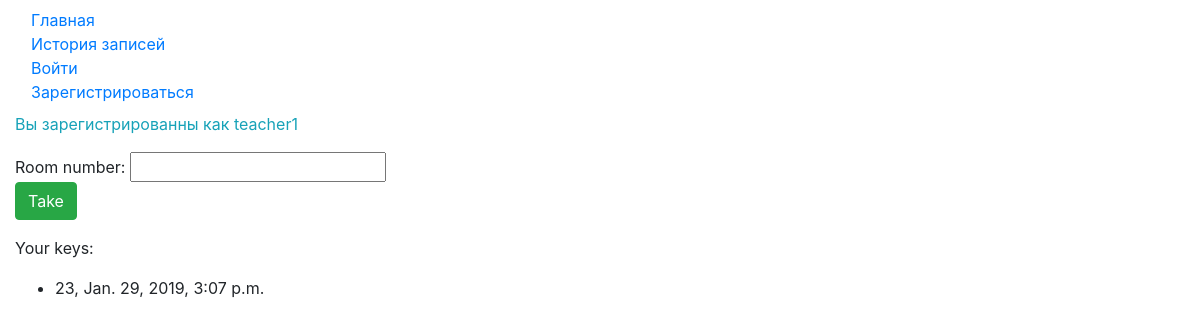
Page /keeper/ (signed in) on the earlier database version.
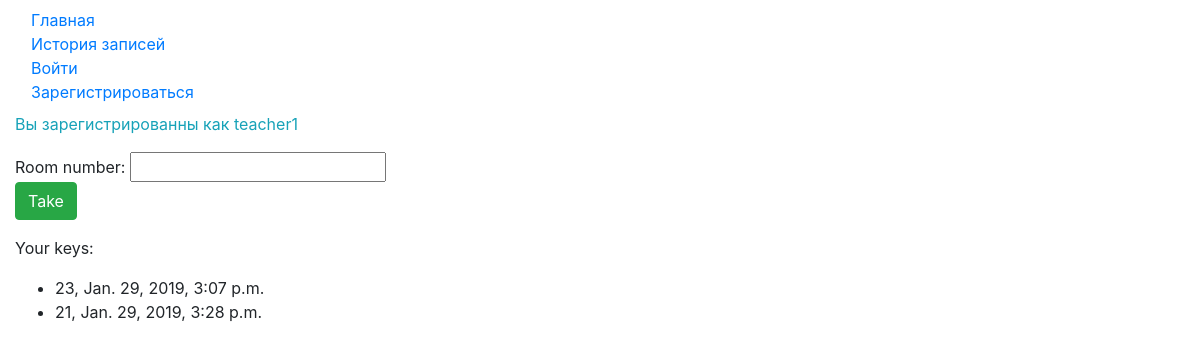
Same page on the later database version.
### keeper/models.py (models this page shows, shortened)
class History(models.Model):
    key = models.IntegerField()
    time_cr = models.DateTimeField(default=timezone.now)
    user_id = models.ForeignKey(User, on_delete=models.CASCADE)
    active = models.BooleanField(default=True)

### keeper/views.py (the view)
# urls.py: path('', views.index, name='index'),
def index(request):
    context = {}
    if request.method == 'POST':
        f = TakeKeyForm(request.POST)
        if f.is_valid():
            if request.user.is_authenticated:
                hist = History(key=f.data['key_num'], time_cr=timezone.now(), user_id=request.user)
                hist.save()
                context['message'] = 'You got a key!'
            else:
                context['message'] = 'Log in first!'
    else:
        f = TakeKeyForm()
    key_list = History.objects.filter(user_id=request.user, active=True)
    context['key_list'] = key_list
    context['form'] = f
    context['user_id'] = request.user
    return render(request, 'index.html', context)

### keeper/forms.py
class TakeKeyForm(forms.Form):
    key_num = forms.IntegerField(label='Room number:', max_value=1000, required=True)

### keeper/templates/index.html (shortened to what this page needs)
<!DOCTYPE html>
<html lang="en">
<head>
    <link rel="stylesheet" href="https://stackpath.bootstrapcdn.com/bootstrap/4.2.1/css/bootstrap.min.css">
</head>
<body>
    {% include "includes/nav_bar.html" %}
    <div class="container-fluid">
        <p class="text-info">Вы зарегистрированны как {{ user_id }}</p>
        <form method="POST">
            {{ form.key_num.label }} {{ form.key_num }}
            <br>
            <input type="submit" value="Take" class="btn btn-success">
        </form>
        {% if key_list %}
            <p>Your keys:</p>
            <ul>
            {% for elem in key_list %}
                <li>{{ elem.key }}, {{ elem.time_cr }} </li>
            {% endfor %}
            </ul>
        {% else %}
            <p>You have no keys</p>
        {% endif %}
    </div>
</body>
</html>

Differences in the rows shown:
added History: key "21", time_cr "Jan. 29, 2019, 3:28 p.m."
